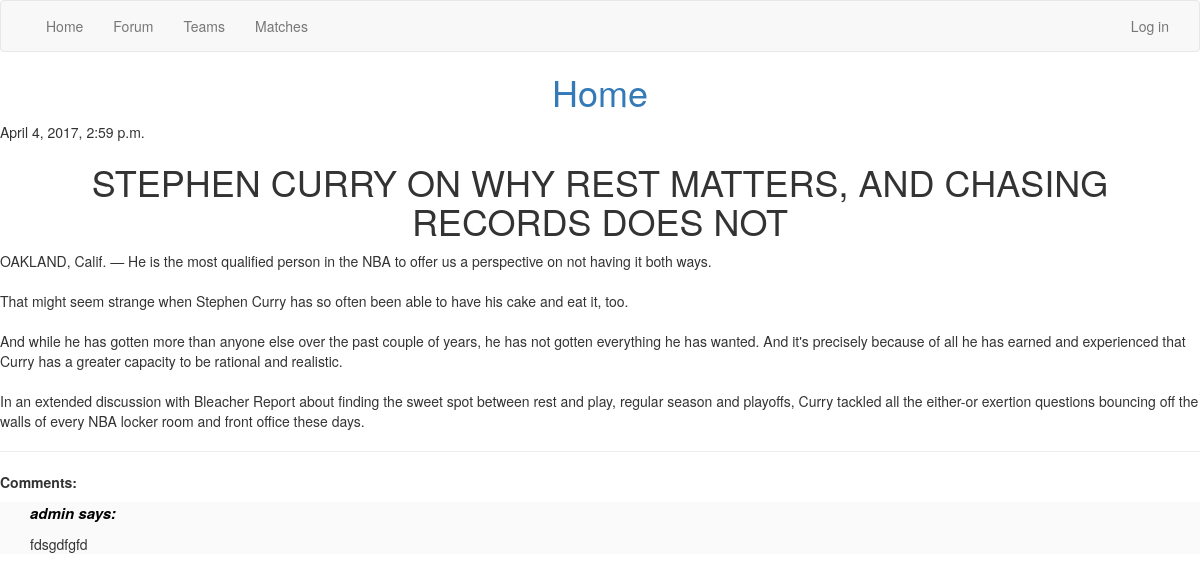
/post/16/, run on the app's committed database.
### newsfeed/models.py (models this page shows, shortened)
class Post(models.Model):
    author = models.ForeignKey('auth.User')
    title = models.CharField(max_length=200)
    text = models.TextField()
    created_date = models.DateTimeField(default=timezone.now)
    team = models.ForeignKey('Team', related_name="related_posts", null=True, blank=True)
    class Meta:
        ordering = ['-created_date',]

class Comment(models.Model):
    author = models.ForeignKey('auth.User')
    newsPost = models.ForeignKey(Post, blank=True, null=True, related_name="news_comments")
    forumPost = models.ForeignKey(ForumPost, blank=True, null=True, related_name="forum_comments")
    text = models.TextField()
    timeStamp = models.DateTimeField(default=timezone.now)

### newsfeed/views.py (the view)
# urls.py: url(r'^post/(?P<pk>\d+)/$', views.post_in_detail, name="post_in_detail"),
def post_in_detail(request, pk):
    post = get_object_or_404(Post, pk=pk)
    return render(request, 'newsfeed/post_in_detail.html', {'post': post})

### newsfeed/templates/newsfeed/post_in_detail.html (shortened to what this page needs)
{% extends 'newsfeed/base.html' %}
{% block content %}
    <div>
        {% if post.created_date %}
            <div>
                {{ post.created_date }}
            </div>
        {% endif %}
        <h1>{{ post.title }}</h1>
        <p>{{ post.text|linebreaksbr }}</p>
    </div>
    <hr>
    <strong><p>Comments:</p></strong>
    {% for comment in post.news_comments.all %}
        <div class="comment">
            <span class="author" style="font-size: 15px;color:black;"><strong>{{ comment.author }} says:</strong></span>
            <p>{{ comment.text|linebreaks }}
        </div>
    {% empty %}
        <p> No comments yet... </p>
    {% endfor %}
{% endblock %}

### newsfeed/templates/newsfeed/style.html (style rules this page uses)
h1 { text-align: center; }
.comment { padding-left: 30px; background-color: #fafafa; margin: 4px 0 4px 0; }
.author { font-size: 12px; font-style: italic; color: grey; }

### data on the page
Post: created_date "April 4, 2017, 2:59 p.m.", title "STEPHEN CURRY ON WHY REST MATTERS, AND CHASING RECORDS DOES NOT", text "OAKLAND, Calif. — He is the most qualified person in the NBA to offer us a perspective on not having it both ways. That might seem strange when Stephen Curry has so often been able to have his cake and eat it, too. And while he has gotten more than anyone else over the past couple of years, he has not gotten everything he has wanted. And it's precisely because of all he has earned and experienced that Curry has a greater capacity to be rational and realistic. In an extended discussion with Bleacher Report about finding the sweet spot between rest and play, regular season and playoffs, Curry tackled all the either-or exertion questions bouncing off the walls of every NBA locker room and…"
Comment: author "admin", text "fdsgdfgfd"
